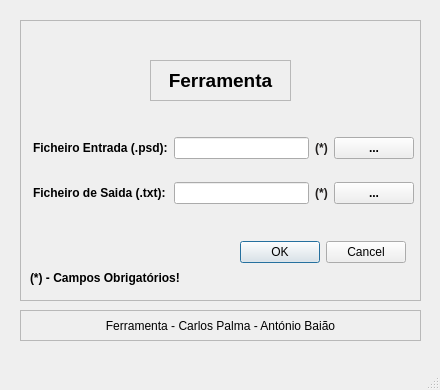
<?xml version="1.0" encoding="UTF-8"?>
<ui version="4.0">
 <class>MainWindow</class>
 <widget class="QMainWindow" name="MainWindow">
  <property name="geometry">
   <rect>
    <x>0</x>
    <y>0</y>
    <width>440</width>
    <height>390</height>
   </rect>
  </property>
  <property name="maximumSize">
   <size>
    <width>440</width>
    <height>390</height>
   </size>
  </property>
  <property name="windowTitle">
   <string>Gerador XML</string>
  </property>
  <widget class="QWidget" name="centralwidget">
   <widget class="QFrame" name="frame_principal">
    <property name="geometry">
     <rect>
      <x>20</x>
      <y>20</y>
      <width>401</width>
      <height>281</height>
     </rect>
    </property>
    <property name="maximumSize">
     <size>
      <width>405</width>
      <height>500</height>
     </size>
    </property>
    <property name="frameShape">
     <enum>QFrame::StyledPanel</enum>
    </property>
    <property name="frameShadow">
     <enum>QFrame::Raised</enum>
    </property>
    <widget class="QDialogButtonBox" name="buttonBox">
     <property name="geometry">
      <rect>
       <x>220</x>
       <y>220</y>
       <width>166</width>
       <height>25</height>
      </rect>
     </property>
     <property name="orientation">
      <enum>Qt::Horizontal</enum>
     </property>
     <property name="standardButtons">
      <set>QDialogButtonBox::Cancel|QDialogButtonBox::Ok</set>
     </property>
     <property name="centerButtons">
      <bool>true</bool>
     </property>
    </widget>
    <widget class="QLabel" name="label_titulo">
     <property name="geometry">
      <rect>
       <x>0</x>
       <y>50</y>
       <width>401</width>
       <height>21</height>
      </rect>
     </property>
     <property name="font">
      <font>
       <pointsize>14</pointsize>
       <weight>75</weight>
       <bold>true</bold>
      </font>
     </property>
     <property name="text">
      <string>Ferramenta</string>
     </property>
     <property name="alignment">
      <set>Qt::AlignCenter</set>
     </property>
    </widget>
    <widget class="QFrame" name="frame_titulo">
     <property name="geometry">
      <rect>
       <x>130</x>
       <y>40</y>
       <width>141</width>
       <height>41</height>
      </rect>
     </property>
     <property name="frameShape">
      <enum>QFrame::StyledPanel</enum>
     </property>
     <property name="frameShadow">
      <enum>QFrame::Raised</enum>
     </property>
    </widget>
    <widget class="QLabel" name="label_CampObrig">
     <property name="geometry">
      <rect>
       <x>10</x>
       <y>250</y>
       <width>301</width>
       <height>16</height>
      </rect>
     </property>
     <property name="font">
      <font>
       <weight>75</weight>
       <bold>true</bold>
      </font>
     </property>
     <property name="text">
      <string>(*) - Campos Obrigatórios!</string>
     </property>
     <property name="alignment">
      <set>Qt::AlignLeading|Qt::AlignLeft|Qt::AlignVCenter</set>
     </property>
    </widget>
    <widget class="QWidget" name="layoutWidget">
     <property name="geometry">
      <rect>
       <x>13</x>
       <y>100</y>
       <width>381</width>
       <height>101</height>
      </rect>
     </property>
     <layout class="QGridLayout" name="gridLayout">
      <item row="0" column="0">
       <widget class="QLabel" name="label_openFile">
        <property name="font">
         <font>
          <weight>75</weight>
          <bold>true</bold>
         </font>
        </property>
        <property name="text">
         <string>Ficheiro Entrada (.psd):</string>
        </property>
        <property name="alignment">
         <set>Qt::AlignLeading|Qt::AlignLeft|Qt::AlignVCenter</set>
        </property>
       </widget>
      </item>
      <item row="0" column="1">
       <widget class="QLineEdit" name="lineEdit_fileName"/>
      </item>
      <item row="0" column="2">
       <widget class="QLabel" name="label_1_asterisco">
        <property name="palette">
         <palette>
          <active>
           <colorrole role="WindowText">
            <brush brushstyle="SolidPattern">
             <color alpha="255">
              <red>34</red>
              <green>31</green>
              <blue>30</blue>
             </color>
            </brush>
           </colorrole>
          </active>
          <inactive>
           <colorrole role="WindowText">
            <brush brushstyle="SolidPattern">
             <color alpha="255">
              <red>34</red>
              <green>31</green>
              <blue>30</blue>
             </color>
            </brush>
           </colorrole>
          </inactive>
          <disabled>
           <colorrole role="WindowText">
            <brush brushstyle="SolidPattern">
             <color alpha="255">
              <red>144</red>
              <green>141</green>
              <blue>139</blue>
             </color>
            </brush>
           </colorrole>
          </disabled>
         </palette>
        </property>
        <property name="font">
         <font>
          <weight>75</weight>
          <bold>true</bold>
         </font>
        </property>
        <property name="text">
         <string>(*)</string>
        </property>
        <property name="alignment">
         <set>Qt::AlignCenter</set>
        </property>
       </widget>
      </item>
      <item row="0" column="3">
       <widget class="QPushButton" name="Button_openFile">
        <property name="font">
         <font>
          <weight>75</weight>
          <bold>true</bold>
         </font>
        </property>
        <property name="text">
         <string>...</string>
        </property>
       </widget>
      </item>
      <item row="1" column="0">
       <widget class="QLabel" name="label_pastaSaida">
        <property name="font">
         <font>
          <weight>75</weight>
          <bold>true</bold>
         </font>
        </property>
        <property name="text">
         <string>Ficheiro de Saida (.txt):</string>
        </property>
        <property name="alignment">
         <set>Qt::AlignLeading|Qt::AlignLeft|Qt::AlignVCenter</set>
        </property>
       </widget>
      </item>
      <item row="1" column="1">
       <widget class="QLineEdit" name="lineEdit_pastaSaida"/>
      </item>
      <item row="1" column="2">
       <widget class="QLabel" name="label_2_asterisco">
        <property name="palette">
         <palette>
          <active>
           <colorrole role="WindowText">
            <brush brushstyle="SolidPattern">
             <color alpha="255">
              <red>34</red>
              <green>31</green>
              <blue>30</blue>
             </color>
            </brush>
           </colorrole>
          </active>
          <inactive>
           <colorrole role="WindowText">
            <brush brushstyle="SolidPattern">
             <color alpha="255">
              <red>34</red>
              <green>31</green>
              <blue>30</blue>
             </color>
            </brush>
           </colorrole>
          </inactive>
          <disabled>
           <colorrole role="WindowText">
            <brush brushstyle="SolidPattern">
             <color alpha="255">
              <red>144</red>
              <green>141</green>
              <blue>139</blue>
             </color>
            </brush>
           </colorrole>
          </disabled>
         </palette>
        </property>
        <property name="font">
         <font>
          <weight>75</weight>
          <bold>true</bold>
         </font>
        </property>
        <property name="text">
         <string>(*)</string>
        </property>
        <property name="alignment">
         <set>Qt::AlignCenter</set>
        </property>
       </widget>
      </item>
      <item row="1" column="3">
       <widget class="QPushButton" name="Button_pastaSaida">
        <property name="font">
         <font>
          <weight>75</weight>
          <bold>true</bold>
         </font>
        </property>
        <property name="text">
         <string>...</string>
        </property>
       </widget>
      </item>
     </layout>
    </widget>
   </widget>
   <widget class="QFrame" name="frame_rodape">
    <property name="geometry">
     <rect>
      <x>20</x>
      <y>310</y>
      <width>401</width>
      <height>31</height>
     </rect>
    </property>
    <property name="frameShape">
     <enum>QFrame::StyledPanel</enum>
    </property>
    <property name="frameShadow">
     <enum>QFrame::Raised</enum>
    </property>
    <widget class="QLabel" name="label_rodape">
     <property name="geometry">
      <rect>
       <x>0</x>
       <y>0</y>
       <width>401</width>
       <height>31</height>
      </rect>
     </property>
     <property name="font">
      <font>
       <weight>50</weight>
       <bold>false</bold>
      </font>
     </property>
     <property name="text">
      <string>Ferramenta - Carlos Palma - António Baião</string>
     </property>
     <property name="alignment">
      <set>Qt::AlignCenter</set>
     </property>
    </widget>
   </widget>
  </widget>
  <widget class="QMenuBar" name="menubar">
   <property name="geometry">
    <rect>
     <x>0</x>
     <y>0</y>
     <width>440</width>
     <height>25</height>
    </rect>
   </property>
  </widget>
  <widget class="QStatusBar" name="statusbar"/>
 </widget>
 <resources/>
 <connections/>
</ui>
